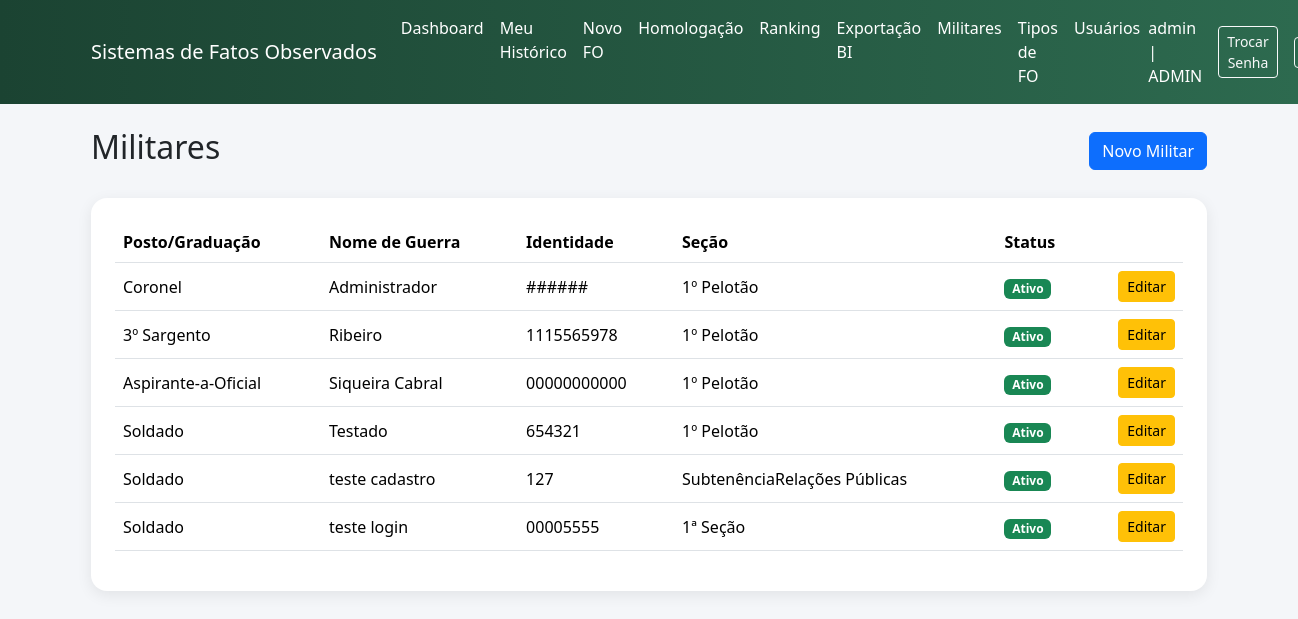
/fo/admin/militares (signed in), run on an earlier commit of the app's database.
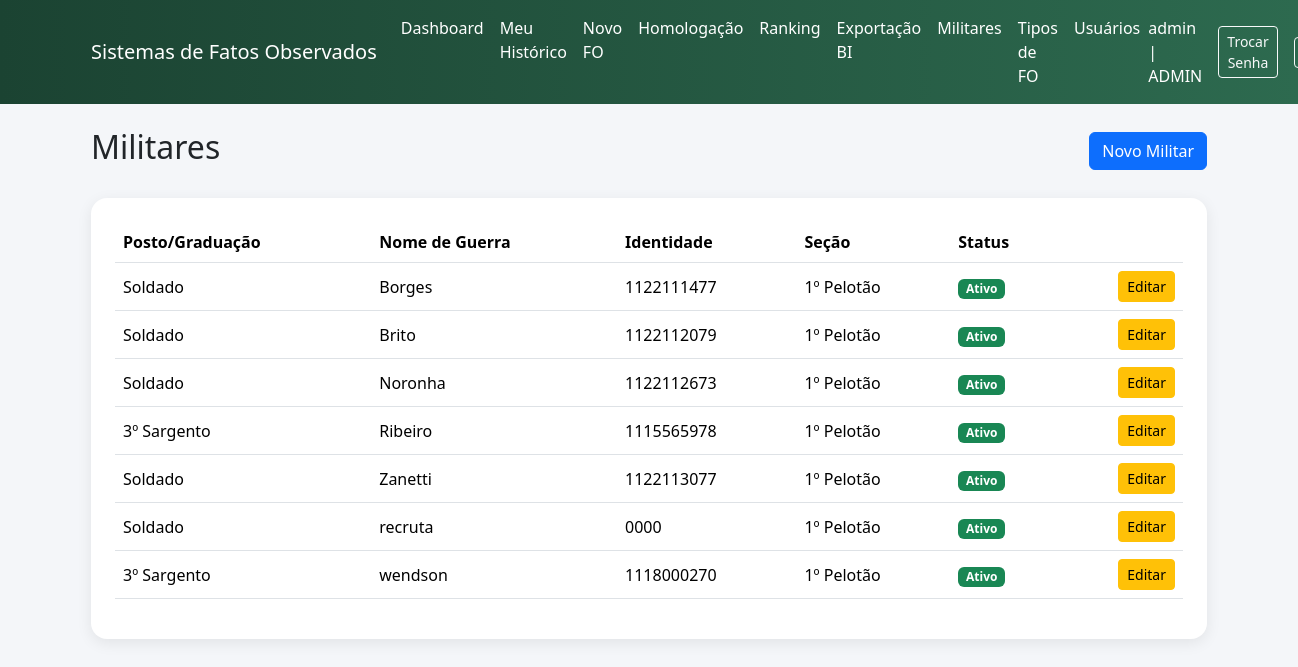
And on a later commit of the database.
### app/fo/models.py (models this page shows)
class Usuario(db.Model, UserMixin):
    __tablename__ = "usuarios"
    id = db.Column(db.Integer, primary_key=True)
    username = db.Column(db.String(80), unique=True, nullable=False)
    senha_hash = db.Column(db.String(128), nullable=False)
    perfil = db.Column(
        db.String(20),
        nullable=False,
        default="USUARIO"
    )
    militar_id = db.Column(
        db.Integer,
        db.ForeignKey("militares.id", ondelete="RESTRICT"),
        nullable=True
    )
    militar = db.relationship("Militar")

class Militar(db.Model):
    __tablename__ = "militares"
    id = db.Column(db.Integer, primary_key=True)
    nome_guerra = db.Column(db.String(120), nullable=False)
    identidade_militar = db.Column(db.String(30), unique=True, nullable=False)
    id_posto_graduacao = db.Column(
        db.Integer,
        db.ForeignKey("posto_graduacao.id", ondelete="RESTRICT"),
        nullable=False
    )
    data_de_praca = db.Column(db.Date, nullable=False)
    id_secao = db.Column(
        db.Integer,
        db.ForeignKey("secoes.id", ondelete="RESTRICT"),
        nullable=False
    )
    foto_url = db.Column(db.String(255), nullable=True)
    ativo = db.Column(db.Boolean, default=True, nullable=False)
    posto_graduacao = db.relationship("PostoGraduacao")
    secao = db.relationship("Secao")

class PostoGraduacao(db.Model):
    __tablename__ = 'posto_graduacao'
    id = db.Column(db.Integer, primary_key=True)
    nome = db.Column(db.String(80), nullable=False)

class Secao(db.Model):
    __tablename__ = 'secoes'
    id = db.Column(db.Integer, primary_key=True)
    nome = db.Column(db.String(120), nullable=False)

### app/fo/routes.py (the view)
@fo_bp.route("/admin/militares")
@login_required
@perfil_permitido("CADASTRADOR")
def admin_militares():
    militares = Militar.query.order_by(Militar.nome_guerra.asc()).all()
    return render_template("fo/admin_militares.html", militares=militares)

### app/fo/permissions.py (called while the page is built)
def perfil_permitido(*perfis):
    def decorator(func):
        @wraps(func)
        def wrapper(*args, **kwargs):
            if not current_user.is_authenticated:
                flash("Faça login para acessar o sistema.", "warning")
                return redirect(url_for("auth.login"))
            if current_user.perfil not in perfis and current_user.perfil != "ADMIN":
                flash("Você não possui permissão para acessar esta área.", "danger")
                if request.referrer:
                    return redirect(request.referrer)
                return redirect(url_for("index"))
            return func(*args, **kwargs)
        return wrapper
    return decorator

### app/templates/fo/admin_militares.html (shortened to what this page needs)
{% extends "base.html" %}
{% block content %}
<div class="d-flex justify-content-between align-items-center mb-4">
    <h2>Militares</h2>
    <a href="{{ url_for('fo.admin_militar_novo') }}"
       class="btn btn-primary">
        Novo Militar
    </a>
</div>
<div class="card card-glass p-4">
    <table class="table table-hover align-middle">
        <thead>
            <tr>
                <th>Posto/Graduação</th>
                <th>Nome de Guerra</th>
                <th>Identidade</th>
                <th>Seção</th>
                <th>Status</th>
                <th></th>
            </tr>
        </thead>
        <tbody>
            {% for militar in militares %}
            <tr>
                <td>{{ militar.posto_graduacao.nome }}</td>
                <td>{{ militar.nome_guerra }}</td>
                <td>{{ militar.identidade_militar }}</td>
                <td>{{ militar.secao.nome if militar.secao else "-" }}</td>
                <td>
                {% if militar.ativo %}
                <span class="badge bg-success">Ativo</span>
                {% else %}
                <span class="badge bg-secondary">Inativo</span>
                {% endif %}
                </td>
                <td class="text-end">
                    <a href="{{ url_for('fo.admin_militar_editar', militar_id=militar.id) }}"
                       class="btn btn-sm btn-warning">
                        Editar
                    </a>
                </td>
            </tr>
            {% endfor %}
        </tbody>
    </table>
</div>
{% endblock %}

### app/templates/base.html (shortened to what this page needs)
<!DOCTYPE html>
<html lang="pt-BR">
<head>
    <link href="https://cdn.jsdelivr.net/npm/bootstrap@5.3.3/dist/css/bootstrap.min.css" rel="stylesheet">
</head>
<body>
<nav class="navbar navbar-expand-lg navbar-dark navbar-custom mb-4">
    <div class="container">
        <a class="navbar-brand"
            href="{{ url_for('fo.dashboard' )}}">
        Sistemas de Fatos Observados
        </a>
        <div class="collapse navbar-collapse"
            id="navbarNav">
            {% if current_user.is_authenticated %}
            <ul class="navbar-nav me-auto">
                <li class="nav-item">
                    <a class="nav-link" href="{{ url_for('fo.dashboard') }}">
                        Dashboard
                    </a>
                </li>
                {% if current_user.perfil in ["USUARIO", "LANCADOR", "ADMIN"] %}
                    <li class="nav-item">
                        <a class="nav-link" href="{{ url_for('fo.meu_historico') }}">
                            Meu Histórico
                        </a>
                    </li>
                {% endif %}
                {% if current_user.perfil in ["LANCADOR", "HOMOLOGADOR", "ADMIN"] %}
                    <li class="nav-item">
                        <a class="nav-link" href="{{ url_for('fo.novo_fo') }}">
                            Novo FO
                        </a>
                    </li>
                    <li class="nav-item">
                        <a class="nav-link" href="{{ url_for('fo.homologacao') }}">
                            Homologação
                        </a>
                    </li>
                {% endif %}
                {% if current_user.perfil in ["USUARIO", "LANCADOR", "HOMOLOGADOR", "ADMIN"] %}
                    <li class="nav-item">
                        <a class="nav-link" href="{{ url_for('fo.ranking') }}">
                            Ranking
                        </a>
                    </li>
                {% endif %}
                {% if current_user.perfil in ["BOLETIM", "ADMIN"] %}
                    <li class="nav-item">
                        <a class="nav-link" href="{{ url_for('fo.exportacao') }}">
                            Exportação BI
                        </a>
                    </li>
                {% endif %}
                {% if current_user.perfil in ["CADASTRADOR", "ADMIN"] %}
                    <li class="nav-item">
                        <a class="nav-link" href="{{ url_for('fo.admin_militares') }}">
                            Militares
                        </a>
                    </li>
                {% endif %}
                {% if current_user.perfil == "ADMIN" %}
                    <li class="nav-item">
                        <a class="nav-link" href="{{ url_for('fo.admin_tipos') }}">
                            Tipos de FO
                        </a>
                    </li>
                    <li class="nav-item">
                        <a class="nav-link" href="{{ url_for('fo.admin_usuarios') }}">
                            Usuários
                        </a>
                    </li>
                {% endif %}
            </ul>
            <div class="d-flex align-items-center gap-3">
                <span class="navbar-text">
                    {{ current_user.username }} | {{ current_user.perfil }}
                </span>
                <a class="btn btn-outline-light btn-sm"
                href="{{ url_for('auth.trocar_senha') }}">
                Trocar Senha
                </a>
                <a class="btn btn-outline-light btn-sm"
                href="{{ url_for('auth.logout') }}">
                </a>
            </div>
            {% endif %}
        </div>
    </div>
</nav>
<div class="toast-container position-fixed top-0 end-0 p-3"
     style="z-index: 9999;">
</div>
<main class="container">
    {% block content %}{% endblock %}
</main>
</body>
</html>

### app/templates/base.html (style rules this page uses)
body { background: #f4f6f9; }
.navbar-custom { background: linear-gradient(90deg, #1b4332, #2d6a4f); }
.navbar-brand, .nav-link, .navbar-text { color:white !important; }
.card-glass { border-radius: 16px; border:none; box-shadow: 0 4px 15px rgba(0,0,0,0.08); }

What changed in the data, as far as the page shows it:
changed Militar: nome_guerra "teste login" → "Borges"; identidade_militar "00005555" → "1122111477"; secao "1ª Seção" → "1º Pelotão"; moves up the list
added Militar: posto_graduacao.nome "Soldado", nome_guerra "Brito", identidade_militar "1122112079", secao "1º Pelotão", ativo "Ativo"
changed Militar: posto_graduacao.nome "3º Sargento" → "Soldado"; nome_guerra "Ribeiro" → "Noronha"; identidade_militar "1115565978" → "1122112673"; moves down the list
changed Militar: posto_graduacao.nome "Coronel" → "3º Sargento"; nome_guerra "Administrador" → "Ribeiro"; identidade_militar "######" → "1115565978"
changed Militar: nome_guerra "teste cadastro" → "Zanetti"; identidade_militar "127" → "1122113077"; secao "SubtenênciaRelações Públicas" → "1º Pelotão"; moves up the list
changed Militar: posto_graduacao.nome "Aspirante-a-Oficial" → "Soldado"; nome_guerra "Siqueira Cabral" → "recruta"; identidade_militar "00000000000" → "0000"
changed Militar: posto_graduacao.nome "Soldado" → "3º Sargento"; nome_guerra "Testado" → "wendson"; identidade_militar "654321" → "1118000270"
